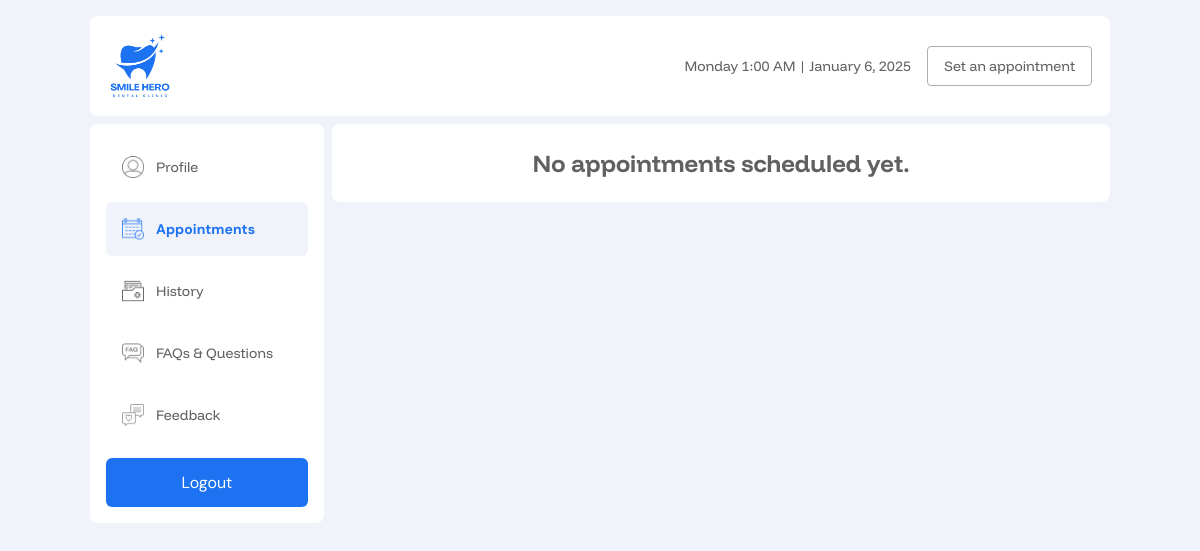
The app's page /user_pages/appointment_page.php (signed in), older data.
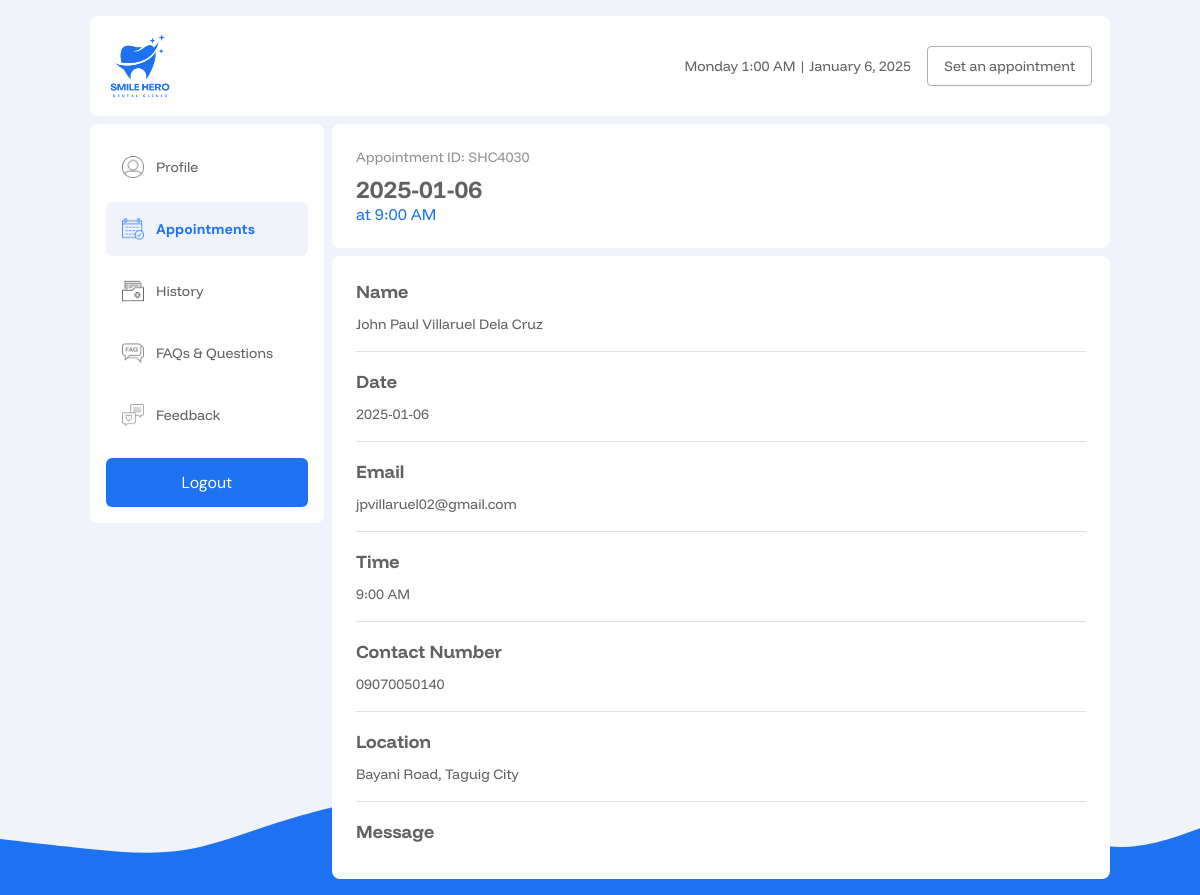
The same page, newer data.
### tables this page shows
CREATE TABLE `appointments` (
  `user_id` varchar(100) NOT NULL,
  `doctor_id` varchar(100) DEFAULT NULL,
  `appointment_id` varchar(20) NOT NULL,
  `label` varchar(100) NOT NULL,
  `name` varchar(255) NOT NULL,
  `email` varchar(255) NOT NULL,
  `contact` varchar(30) NOT NULL,
  `message` text NOT NULL,
  `date` varchar(30) NOT NULL,
  `time` varchar(30) NOT NULL,
  `service` varchar(100) NOT NULL,
  `location` varchar(100) NOT NULL,
  `status` varchar(50) NOT NULL,
  `created_at` datetime NOT NULL
);

### user_pages/appointment_page.php (the view, shortened to what this page needs)
<?php
require_once '../includes/dbh.inc.php';
  $user_id = $_SESSION['user_id'];
  $query = "SELECT * FROM appointments WHERE user_id = ? AND status =  'accepted' ";
  $stmt = $conn->prepare($query);
  $stmt->bind_param("s", $user_id);
  $stmt->execute();
  $result = $stmt->get_result();
?>
<!DOCTYPE html>
<html lang="en">
<head>
  <link rel="stylesheet" href="../src/dist/styles.css" />
</head>
<body class="user__page">
  <main class="user__main">
    <?php include('includes/nav.php'); ?>
    <section class="user-contents">
      <?php include('includes/sidenav.php'); ?>
    <section class="appointment__page account__container">
        <?php if ($row = $result->fetch_assoc()) {
          ?>
        <div class="appointments__container">
          <div class="appointment__item">
            <div class="header">
              <div class="header__body-text">
                <p class="appointment-id">Appointment ID: <?php echo $row["appointment_id"]; ?></p>
                <h2 class="appointment-date"><?php echo $row['date'] ?></h2>
                <p class="appointment-time">at <?php echo $row["time"]; ?></p>
              </div>
            </div>
              <div class="appointment__details">
                <div class="detail">
                  <p class="detail__header">Name</p>
                  <p class="detail__content" id="appName"><?php echo $row["name"]; ?></p>
                </div>
                <div class="detail">
                      <p class="detail__header">Date</p>
                      <p class="detail__content" id="appDate"><?php echo $row["date"]; ?></p>
                </div>
                <div class="detail">
                      <p class="detail__header">Email</p>
                      <p class="detail__content" id="appEmail"><?php echo $row["email"]; ?></p>
                </div>
                <div class="detail">
                      <p class="detail__header">Time</p>
                      <p class="detail__content" id="appTime"><?php echo $row["time"]; ?></p>
                </div>
                <div class="detail">
                      <p class="detail__header">Contact Number</p>
                      <p class="detail__content" id="appContact"><?php echo $row["contact"]; ?></p>
                </div>
                <div class="detail">
                      <p class="detail__header">Location</p>
                      <p class="detail__content" id="appLoc"><?php echo $row["location"]; ?></p>
                </div>
                <div class="detail">
                      <p class="detail__header">Message</p>
                </div>
            </div>
            <?php } else {
                  echo "<p class='no-appointment-message'
                  style='width: 100%;
                         font-size: 1.5rem;
                         font-weight: bold;
                         color: #616161;
                         text-align: center;
                         padding: 1.5rem;
                         border-radius: 0.5rem;
                         background-color: var(--ntrl-clr-100);'
                         >No appointments scheduled yet.</p>";
            }
            $conn->close()?>
          </div>
        </div>
    </section>
  </main>
</body>
</html>

Row changes from the older to the newer data that the page shows:
added appointments: appointment_id "SHC4030", date "2025-01-06", time "9:00 AM", name "John Paul Villaruel Dela Cruz", email "jpvillaruel02@gmail.com", contact "09070050140", location "Bayani Road, Taguig City"
Text that changed along with them:
text no longer shown: "No appointments scheduled yet."
text now shown: "Appointment ID: at Name Date Email Time Contact Number Location Message"
